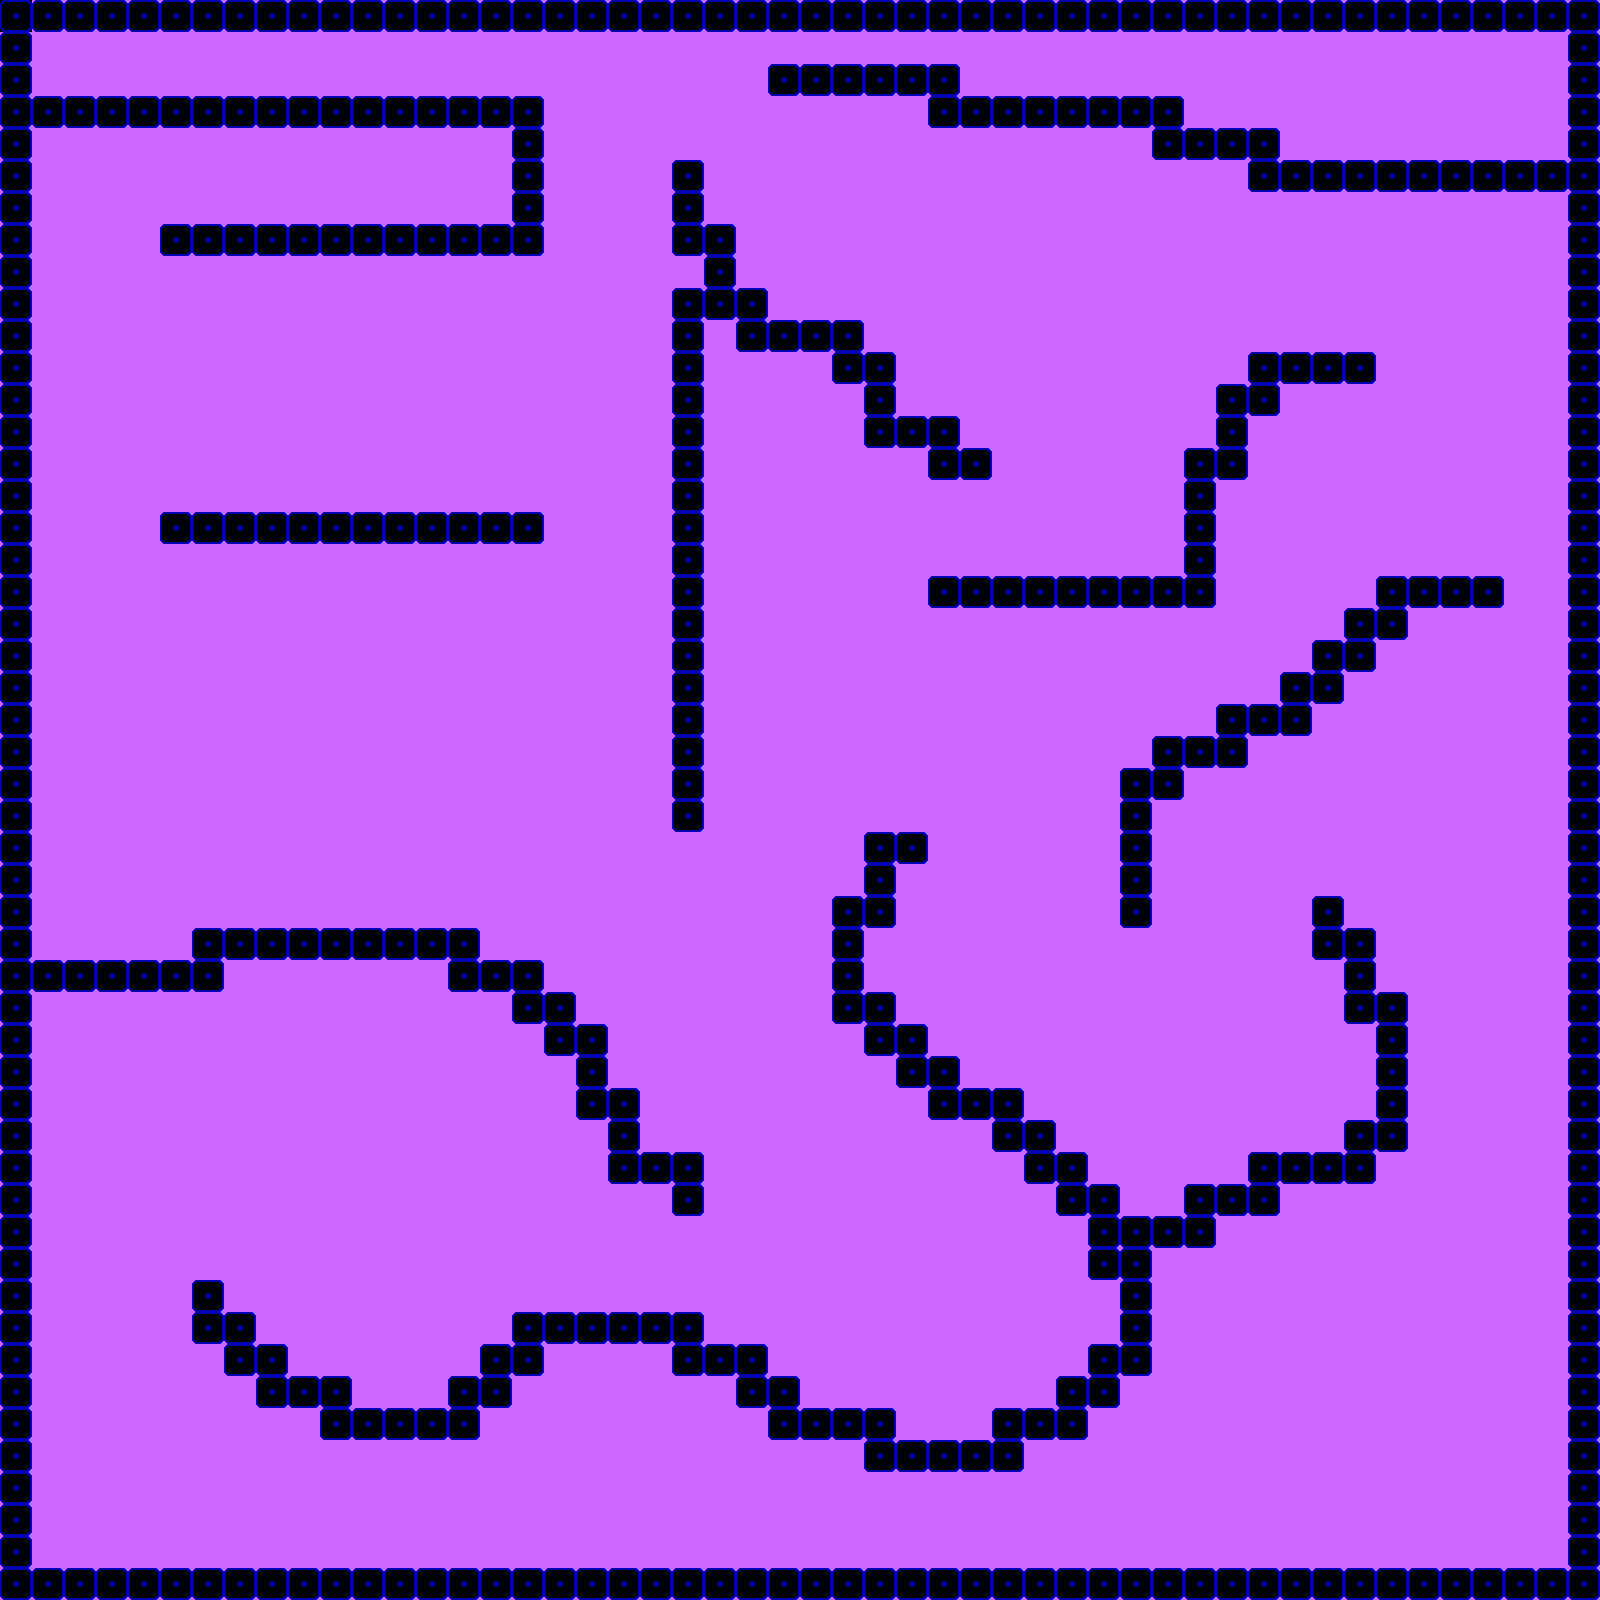

Below is a game level as drawn by its tile map, then a one-line description and the .tmx that defines it (tile-layer data replaced by summaries):
An orthogonal 50x50 tile map with 32x32 px tiles, 1 tile layer (walls), 2 hidden layers not drawn, 3 tilesets, 1 image layer and 40 objects (39x possibleEnemy, mainPlayer).

<map version="1.0" orientation="orthogonal" width="50" height="50" tilewidth="32" tileheight="32" backgroundcolor="#cc66ff">
 <tileset firstgid="1" name="metatiles32x32" tilewidth="32" tileheight="32">
  <image source="../img/metatiles32x32.png" width="192" height="32" />
  <tile id="0">
   <properties>
    <property name="type" value="solid" />
   </properties>
  </tile>
  <tile id="1">
   <properties>
    <property name="type" value="platform" />
   </properties>
  </tile>
  <tile id="5">
   <properties>
    <property name="type" value="breakable" />
   </properties>
  </tile>
 </tileset>
 <tileset firstgid="7" name="virtual_tiles" tilewidth="32" tileheight="32">
  <image source="../img/virtual_tiles.png" width="192" height="192" />
 </tileset>
 <tileset firstgid="43" name="fogofwar" tilewidth="32" tileheight="32">
  <image source="../img/fogofwar.png" width="32" height="32" />
 </tileset>
 <imagelayer name="background" width="50" height="50">
  <image source="../img/floor_bg.jpg" />
  <properties>
   <property name="ratio" value="0.5" />
  </properties>
 </imagelayer>
 <layer name="walls" width="50" height="50">
  <data>[2500 cells, 468 non-empty, 1 distinct tile ids]</data>
 </layer>
 <objectgroup color="#00a426" name="player" width="50" height="50">
  <object name="mainPlayer" x="32" y="32" width="32" height="32">
   <properties>
    <property name="spriteheight" value="32" />
    <property name="spritewidth" value="32" />
   </properties>
  </object>
 </objectgroup>
 <objectgroup color="#ff0004" name="enemies" width="50" height="50">
  <object name="possibleEnemy" x="715" y="1457" width="32" height="32">
   <properties>
    <property name="spriteheight" value="32" />
    <property name="spritewidth" value="32" />
   </properties>
  </object>
  <object name="possibleEnemy" x="405" y="1296" width="32" height="32">
   <properties>
    <property name="spriteheight" value="32" />
    <property name="spritewidth" value="32" />
   </properties>
  </object>
  <object name="possibleEnemy" x="417" y="162" width="32" height="32">
   <properties>
    <property name="spriteheight" value="32" />
    <property name="spritewidth" value="32" />
   </properties>
  </object>
  <object name="possibleEnemy" x="263" y="172" width="32" height="32">
   <properties>
    <property name="spriteheight" value="32" />
    <property name="spritewidth" value="32" />
   </properties>
  </object>
  <object name="possibleEnemy" x="854" y="139" width="32" height="32">
   <properties>
    <property name="spriteheight" value="32" />
    <property name="spritewidth" value="32" />
   </properties>
  </object>
  <object name="possibleEnemy" x="1478" y="84" width="32" height="32">
   <properties>
    <property name="spriteheight" value="32" />
    <property name="spritewidth" value="32" />
   </properties>
  </object>
  <object name="possibleEnemy" x="1342" y="87" width="32" height="32">
   <properties>
    <property name="spriteheight" value="32" />
    <property name="spritewidth" value="32" />
   </properties>
  </object>
  <object name="possibleEnemy" x="1032" y="314" width="32" height="32">
   <properties>
    <property name="spriteheight" value="32" />
    <property name="spritewidth" value="32" />
   </properties>
  </object>
  <object name="possibleEnemy" x="857" y="493" width="32" height="32">
   <properties>
    <property name="spriteheight" value="32" />
    <property name="spritewidth" value="32" />
   </properties>
  </object>
  <object name="possibleEnemy" x="769" y="417" width="32" height="32">
   <properties>
    <property name="spriteheight" value="32" />
    <property name="spritewidth" value="32" />
   </properties>
  </object>
  <object name="possibleEnemy" x="763" y="508" width="32" height="32">
   <properties>
    <property name="spriteheight" value="32" />
    <property name="spritewidth" value="32" />
   </properties>
  </object>
  <object name="possibleEnemy" x="1296" y="532" width="32" height="32">
   <properties>
    <property name="spriteheight" value="32" />
    <property name="spritewidth" value="32" />
   </properties>
  </object>
  <object name="possibleEnemy" x="729" y="832" width="32" height="32">
   <properties>
    <property name="spriteheight" value="32" />
    <property name="spritewidth" value="32" />
   </properties>
  </object>
  <object name="possibleEnemy" x="675" y="987" width="32" height="32">
   <properties>
    <property name="spriteheight" value="32" />
    <property name="spritewidth" value="32" />
   </properties>
  </object>
  <object name="possibleEnemy" x="602" y="851" width="32" height="32">
   <properties>
    <property name="spriteheight" value="32" />
    <property name="spritewidth" value="32" />
   </properties>
  </object>
  <object name="possibleEnemy" x="417" y="563" width="32" height="32">
   <properties>
    <property name="spriteheight" value="32" />
    <property name="spritewidth" value="32" />
   </properties>
  </object>
  <object name="possibleEnemy" x="308" y="551" width="32" height="32">
   <properties>
    <property name="spriteheight" value="32" />
    <property name="spritewidth" value="32" />
   </properties>
  </object>
  <object name="possibleEnemy" x="287" y="696" width="32" height="32">
   <properties>
    <property name="spriteheight" value="32" />
    <property name="spritewidth" value="32" />
   </properties>
  </object>
  <object name="possibleEnemy" x="114" y="263" width="32" height="32">
   <properties>
    <property name="spriteheight" value="32" />
    <property name="spritewidth" value="32" />
   </properties>
  </object>
  <object name="possibleEnemy" x="117" y="172" width="32" height="32">
   <properties>
    <property name="spriteheight" value="32" />
    <property name="spritewidth" value="32" />
   </properties>
  </object>
  <object name="possibleEnemy" x="281" y="1008" width="32" height="32">
   <properties>
    <property name="spriteheight" value="32" />
    <property name="spritewidth" value="32" />
   </properties>
  </object>
  <object name="possibleEnemy" x="387" y="1026" width="32" height="32">
   <properties>
    <property name="spriteheight" value="32" />
    <property name="spritewidth" value="32" />
   </properties>
  </object>
  <object name="possibleEnemy" x="417" y="1120" width="32" height="32">
   <properties>
    <property name="spriteheight" value="32" />
    <property name="spritewidth" value="32" />
   </properties>
  </object>
  <object name="possibleEnemy" x="323" y="1157" width="32" height="32">
   <properties>
    <property name="spriteheight" value="32" />
    <property name="spritewidth" value="32" />
   </properties>
  </object>
  <object name="possibleEnemy" x="654" y="1469" width="32" height="32">
   <properties>
    <property name="spriteheight" value="32" />
    <property name="spritewidth" value="32" />
   </properties>
  </object>
  <object name="possibleEnemy" x="563" y="1414" width="32" height="32">
   <properties>
    <property name="spriteheight" value="32" />
    <property name="spritewidth" value="32" />
   </properties>
  </object>
  <object name="possibleEnemy" x="178" y="1505" width="32" height="32">
   <properties>
    <property name="spriteheight" value="32" />
    <property name="spritewidth" value="32" />
   </properties>
  </object>
  <object name="possibleEnemy" x="129" y="1420" width="32" height="32">
   <properties>
    <property name="spriteheight" value="32" />
    <property name="spritewidth" value="32" />
   </properties>
  </object>
  </objectgroup>
 <layer name="fogofwar" width="50" height="50" visible="0">
  <data>[2500 cells, 2500 non-empty, 1 distinct tile ids]</data>
 </layer>
 <layer name="collision" width="50" height="50" visible="0" opacity="0.45">
  <data>[2500 cells, 468 non-empty, 1 distinct tile ids]</data>
 </layer>
</map>
<!-- 11 of 40 objects omitted -->
